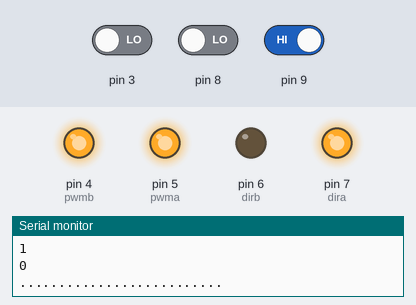
Recording of a sketch running on a simulated Arduino Uno, built with avr-gcc and run on an emulated ATmega328P. On the bench: output pins drawn as LEDs (lit = HIGH), the last lines printed to the serial monitor. The inputs (shaded band) are chosen by the test bench; at power-on: pin 8 LOW, pin 3 LOW, pin 9 HIGH.

Above: at 1.2 s.
1.3 s: pin 8 driven HIGH
At 1.8 s:
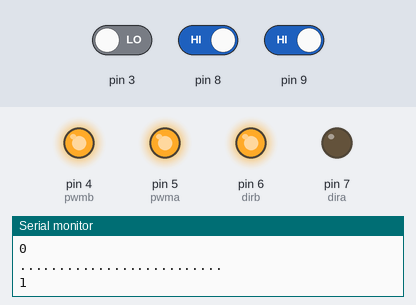
2.8 s: pin 8 driven LOW
At 4.0 s:
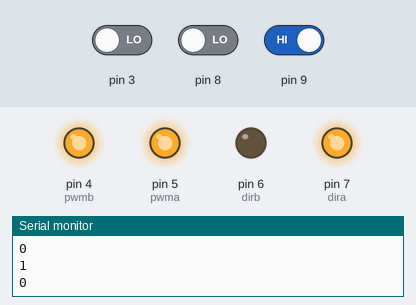
4.3 s: pin 3 driven HIGH and pin 8 driven HIGH and pin 9 driven LOW
At 5.4 s:
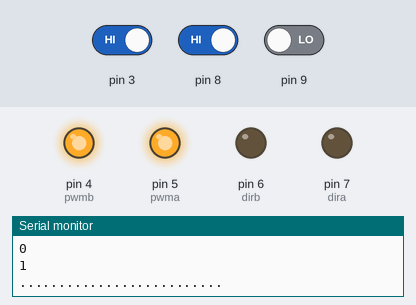
5.8 s: pin 3 driven LOW
At 6.5 s:
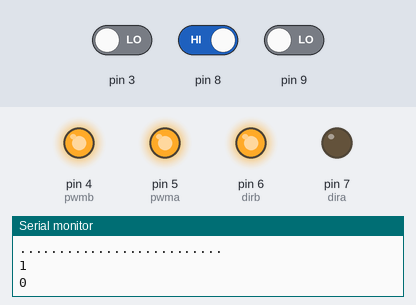
Timing chart, 0 to 8.3 s (numbered marks = the images above; inputs shaded):
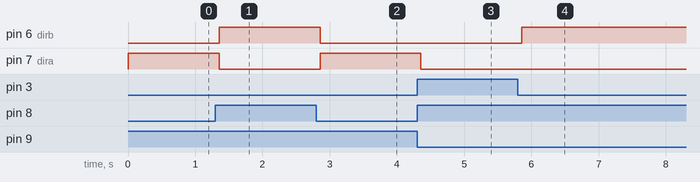

The sketch:

SUCCESS123.ino
```cpp
int dira = 7;
int dirb = 6;
int pwma = 5;
int pwmb = 4;
int LS = 8;
int CS = 9;
int RS = 3;


void setup() {

  pinMode(dira, OUTPUT);
  pinMode(dirb, OUTPUT);
  pinMode(pwma, OUTPUT);
  pinMode(pwmb, OUTPUT);
  pinMode(8, INPUT);
  pinMode(9, INPUT);
  pinMode(3, INPUT);
  digitalWrite(dira,1);
digitalWrite(dirb,1);
  digitalWrite(pwma,1);
  digitalWrite(pwmb,1);
  Serial.begin(9600);

  // put your setup code here, to run once:

}

void loop() {
  int LS = digitalRead(8);
  int CS = digitalRead(9);
  int RS = digitalRead(3);
  Serial.println("..........................");
  Serial.println(LS);

  Serial.println(CS);
  Serial.println(RS);
  if ( LS == 1 && CS == 0 && RS == 1)
  {
    digitalWrite(dira, LOW);
    digitalWrite(dirb, LOW);
    digitalWrite(pwma, 1);
    digitalWrite(pwmb, 1);
  }
  else if ( LS == 0&& CS == 0 && RS == 1|| LS == 0 )
  {
    digitalWrite(dira, HIGH);
    digitalWrite(dirb, LOW);
    digitalWrite(pwma, 1);
    digitalWrite(pwmb, 1);
  }

  else if ( LS == 1 && CS == 0 && RS == 0 || RS== 0)
  {
    digitalWrite(dira, LOW);
    digitalWrite(dirb, HIGH);
    digitalWrite(pwma, 1);
    digitalWrite(pwmb, 1);
  }
  /*else if ( LS == 1 && CS == 1 && RS == 1 )
  {
    digitalWrite(dira, HIGH);
    digitalWrite(dirb, HIGH);
    digitalWrite(pwma, 1);
    digitalWrite(pwmb, 1);
  }*/
 else if ( LS == 0&& CS == 0 && RS == 0 )
  {
   digitalWrite(dira, HIGH);
    digitalWrite(dirb, LOW);
    digitalWrite(pwma, 1);
    digitalWrite(pwmb, 1);  }

}
```

Measured:
- after the input at 1.3 s, pin 6 (dirb): LOW → HIGH after 0.06 s; pin 7 (dira): HIGH → LOW after 0.06 s
- after the input at 2.8 s, pin 6 (dirb): HIGH → LOW after 0.06 s; pin 7 (dira): LOW → HIGH after 0.06 s
- after the input at 4.3 s, pin 7 (dira): HIGH → LOW after 0.06 s
- after the input at 5.8 s, pin 6 (dirb): LOW → HIGH after 0.06 s
